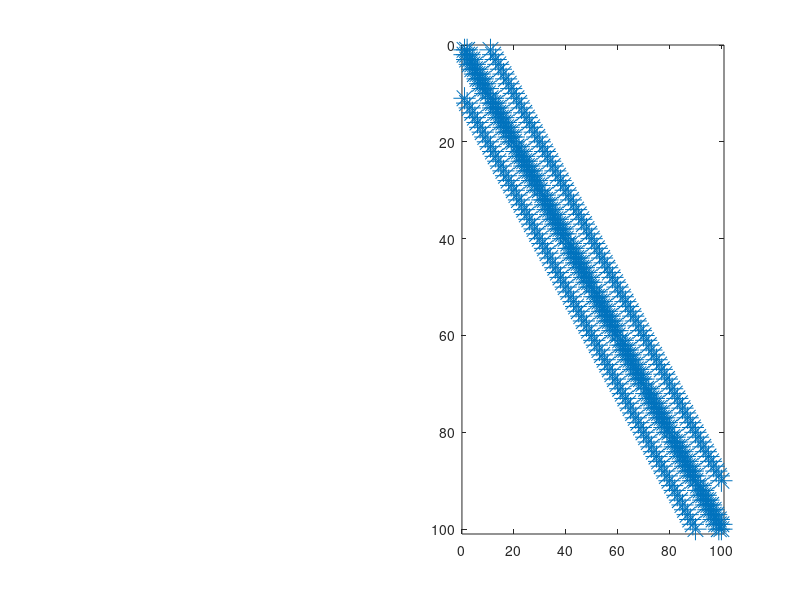

Write the MATLAB code that produced this figure. (Note: this script raises an error after producing the figure.)
clf
pos=get(gcf,'pos');
pos(3)=pos(4)*2;
set(gcf,'pos',pos);

pausetime=0.01;

for method=1:5
  N=10;
  A=sparse(toeplitz([2,-1,zeros(1,N-2)]));
  I=speye(N,N);
  B=kron(A,I)+kron(I,A);
  [x,y]=ndgrid(1:N,1:N);
  B0=B;
  L0=chol(B0)';
  
  switch method
   case 1
    p=1:N^2;
    methodstr='Natural Ordering';
   case 2
    p=symrcm(B);
    methodstr='Reverse Cuthill-McKee';
   case 3
    p=realmmd(B);
    methodstr='Minimum Degree';
   case 4
    p=symamd(B);
    methodstr='SYMAMD (MATLAB Default)';
   case 5
    % Precomputed (for 10-by-10 only)
    p=[13 12 11 1 2 31 41 42 32 21 22 4 15 25 24 35 34 44 45 3 14 23 33 43 61 62 72 73 81 91 92 71 82 64 65 75 85 95 94 84 63 74 83 93 51 52 53 54 55 6 7 18 27 37 48 17 28 38 9 10 20 30 40 50 8 19 29 39 49 57 67 78 87 97 98 77 88 69 70 80 90 100 68 79 89 99 47 58 59 60 5 16 26 36 46 56 66 76 86 96];
    methodstr='Nested Dissection';
  end

  B=B(p,p);
  R=chol(B);
  xy=[x(p);y(p)]';
  Bplt=B;
  
  nflops=0;
  n=size(B,1);
  L=zeros(n);
  
  labelpars={'fontname','helvetica','fontsize',16,'horiz','center'};
  flashpars={'fontname','helvetica','fontsize',25,'horiz','center'};
  titlepars={'fontname','helvetica','fontsize',32,'horiz','center'};
  lpars={'marker','.','linestyle','none','markersize',64};
  tpars={'fontname','helvetica','fontsize',16,'horiz','center','col','g'};
  for i=1:n
    subplot(1,2,2)
    spy(Bplt,16), xlabel('');
    nzhandle=text(50,114.9,['nz = ',int2str(nnz(Bplt))],flashpars{:});

    subplot(1,2,1)
    cla
    gplot(B,xy);
    line(xy(i:N^2,1),xy(i:N^2,2),'color','k',lpars{:});
    for j=i:n
      degree=length(find(B(:,j)))-1;
      text(xy(j,1),xy(j,2),int2str(degree),tpars{:});
    end
    axis equal,axis off,axis([1,N,1,N])
    
    flophandle=text(5.5,-.25,['flops = ',int2str(nflops)],flashpars{:});
    titlehandle=text(11.5,11.2,methodstr,titlepars{:});
    
    pause(pausetime);
    if i==1
      pause
    end
    
    subplot(1,2,2)
    Btmp=sparse(N^2,N^2);
    Btmp(i,i:N^2)=Bplt(i,i:N^2);
    Btmp(i:N^2,i)=Bplt(i:N^2,i);
    hold on, spy(Btmp,'r',25), xlabel(''); hold off
    delete(nzhandle);
    if i==n
      nzhandle=text(50,114.9,['nz = ',int2str(nnz(Bplt))],flashpars{:}); 
    else
      nzhandle=text(50,113.25,['nz = ',int2str(nnz(Bplt))],labelpars{:});
    end
    
    subplot(1,2,1)
    line(xy(i,1),xy(i,2),'color','r',lpars{:});
    delete(flophandle);
    if i==n
      flophandle=text(5.5,-.25,['flops = ',int2str(nflops)],flashpars{:});
    else
      flophandle=text(5.5,-.1,['flops = ',int2str(nflops)],labelpars{:});
    end
    
    pause(pausetime);
    
    degree=length(find(B(:,i)))-1;
    nflops=nflops+2*degree^2;
    
    L(i,i)=sqrt(B(i,i));
    L(i+1:n,i)=B(i+1:n,i)/L(i,i);
    B(i+1:n,i+1:n)=B(i+1:n,i+1:n)-L(i+1:n,i)*L(i+1:n,i)';
    Bplt(i+1:n,i+1:n)=Bplt(i+1:n,i+1:n)-L(i+1:n,i)*L(i+1:n,i)';
    B(i, i:n)=0;
    B(i:n, i)=0;
    Bplt(i+1:n,i)=0;
  end
  pause
end
